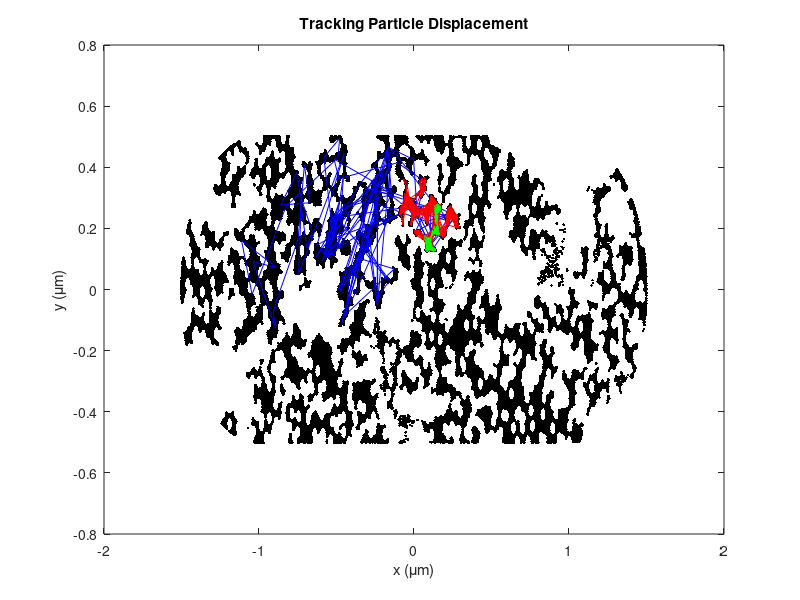
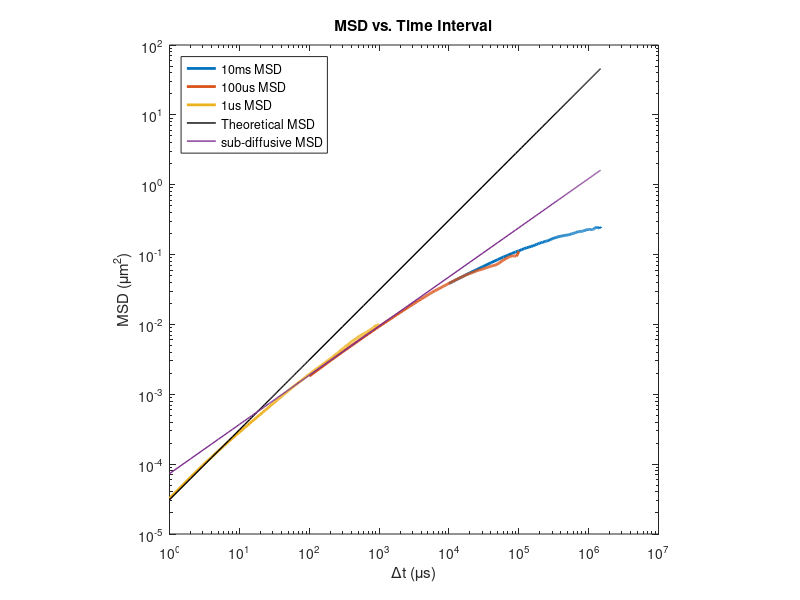

Reproduce these figures in MATLAB, in order.
%% Biological Physics Problem Set 02
%% Patrick O'Brien
%% Due Thurs., Feb. 18, 2016

% They are displayed below in their corresponding spots, but for this PS I
% calculated a Diffusion coefficient of D = 7.73e-6, c = 7.31e-5, and 
% n = 0.7039.   

%% First Look at the Data
close all
clear


load PS2data

figure(1)

x1 = [locs1us(1:end,1:end,1); locs100us(1:end,1:end,1); locs10ms(1:end,1:end,1)];
y1 = [locs1us(1:end,1:end,2); locs100us(1:end,1:end,2); locs10ms(1:end,1:end,2)];

plot(x1, y1, 'k.')
hold on
plot(locs10ms(1:end, 1, 1), locs10ms(1:end, 1, 2), 'b-')
plot(locs100us(1:end, 1, 1), locs100us(1:end, 1, 2), 'r-')
plot(locs1us(1:end, 1, 1), locs1us(1:end, 1, 2), 'g-')

xlabel('x (\mum)')
ylabel('y (\mum)')
title('Tracking Particle Displacement')


%% Calculating the MSD

% MSD = < | r(t + dt) - r(t)| ^2>

% part 1. Calculate approximately 200 dt values for which we can calculate
% the MSD

Nlarge = size(locs100us,1);
Nsmall = size(locs10ms,1);

% create time vector
t10ms = (1:1:Nsmall)*10*1000;
t100us = (1:1:Nlarge)*100;
t1us = (1:1:Nlarge);

% Used more than 200 here to because some points lost from 'unique'. 
ixs10ms  = unique(round(logspace(log10(1),log10(Nsmall-1),700))); 
ixs100us = unique(round(logspace(log10(1),log10(Nlarge-1),346)));
ixs1us = unique(round(logspace(log10(1),log10(Nlarge-1),346)));


for i=1:length(ixs10ms)-1
    dt10ms(i) = t10ms(ixs10ms(i+1))-t10ms(ixs10ms(1));
end

for i=1:length(ixs1us)-1
    dt1us(i) = t1us(ixs1us(i+1))-t1us(ixs1us(1));
end

for i=1:length(ixs100us)-1
    dt100us(i) = t100us(ixs100us(i+1))-t100us(ixs100us(1));
end

% part 2. Calculate the MSD for 2 arrays

MSD10ms = zeros(size(ixs10ms));
for j = 1:length(ixs10ms)
    ix = ixs10ms(j);
    drs = locs10ms(1:end-ix, :, :) - locs10ms(1 + ix:end, :, :);
    drs2 = drs(:,:,1).^2+drs(:,:,2).^2;
    MSD10ms(j) = mean(mean(drs2)); 
end

MSD1us = zeros(size(ixs1us));
for j = 1:length(ixs1us)
    ix = ixs1us(j);
    drs = locs1us(1:end-ix, :, :) - locs1us(1 + ix:end, :, :);
    drs2 = drs(:,:,1).^2+drs(:,:,2).^2;
    MSD1us(j) = mean(mean(drs2)); 
end

MSD100us = zeros(size(ixs100us));
for j = 1:length(ixs100us)
    ix = ixs100us(j);
    drs = locs100us(1:end-ix, :, :) - locs100us(1 + ix:end, :, :);
    drs2 = drs(:,:,1).^2+drs(:,:,2).^2;
    MSD100us(j) = mean(mean(drs2)); 
end

%% Plot figure 2

figure(2)
loglog(t10ms(ixs10ms),MSD10ms, 'LineWidth', 2)
hold on, axis square
loglog(t100us(ixs100us),MSD100us,'LineWidth',2)
loglog(t1us(ixs1us),MSD1us, 'LineWidth',2)
xlabel('\Deltat (\mus)')
ylabel('MSD (\mum^2)')
legend('10 ms MSD', '100 us MSD', '1 us MSD')
title('MSD vs. Time Interval')

%% C Part I. Calculate the Diffusion Coefficient

maximum_limit = 100;

long_MSD = [MSD1us(dt1us < maximum_limit), MSD100us(dt100us < maximum_limit*10), MSD10ms];
long_dt = [dt1us(dt1us < maximum_limit), dt100us(dt100us < maximum_limit*10), dt10ms];

D = mean(long_MSD(long_dt < 10)./(4*long_dt(long_dt < 10)));
MSD_theory = 4*D.*long_dt;
figure(2)
loglog(long_dt, MSD_theory,'k', 'Linewidth', 1)
legend('Theoretical MSD')
display(D)

%% C Part II. Perculation

% n = 0.707; 
% We see this behavior between 50 us and 1 ms. Let's find the exponent
% a. create two arrays we can fit to x = dt and y = MSD

x = [dt1us(dt1us>50 & dt1us<100), dt100us(dt100us>100 & dt100us<1000)];
y = [MSD1us(dt1us>50 & dt1us<100), MSD100us(dt100us>100 & dt100us<1000)];

% b. find parameter with polyfit. 
p = polyfit(log10(x), log10(y), 1);
n = p(1);
c = 10.^(p(2));
display(n)
display(c)
MSDt = c*(long_dt.^(n));
figure(2)
loglog(long_dt, MSDt, 'Linewidth', 1)
legend('10ms MSD', '100us MSD','1us MSD','Theoretical MSD', 'sub-diffusive MSD', 'location', 'northwest') 



